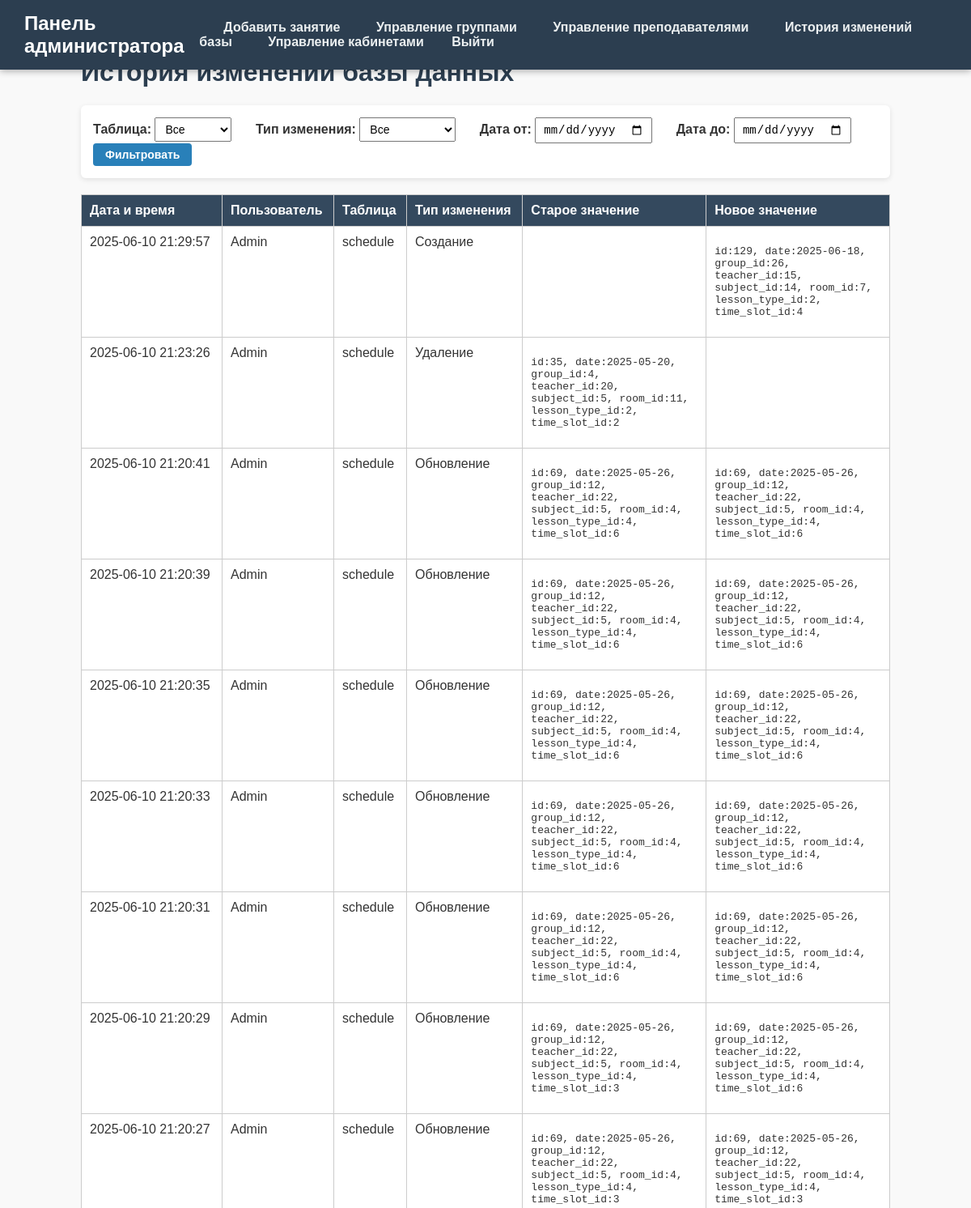
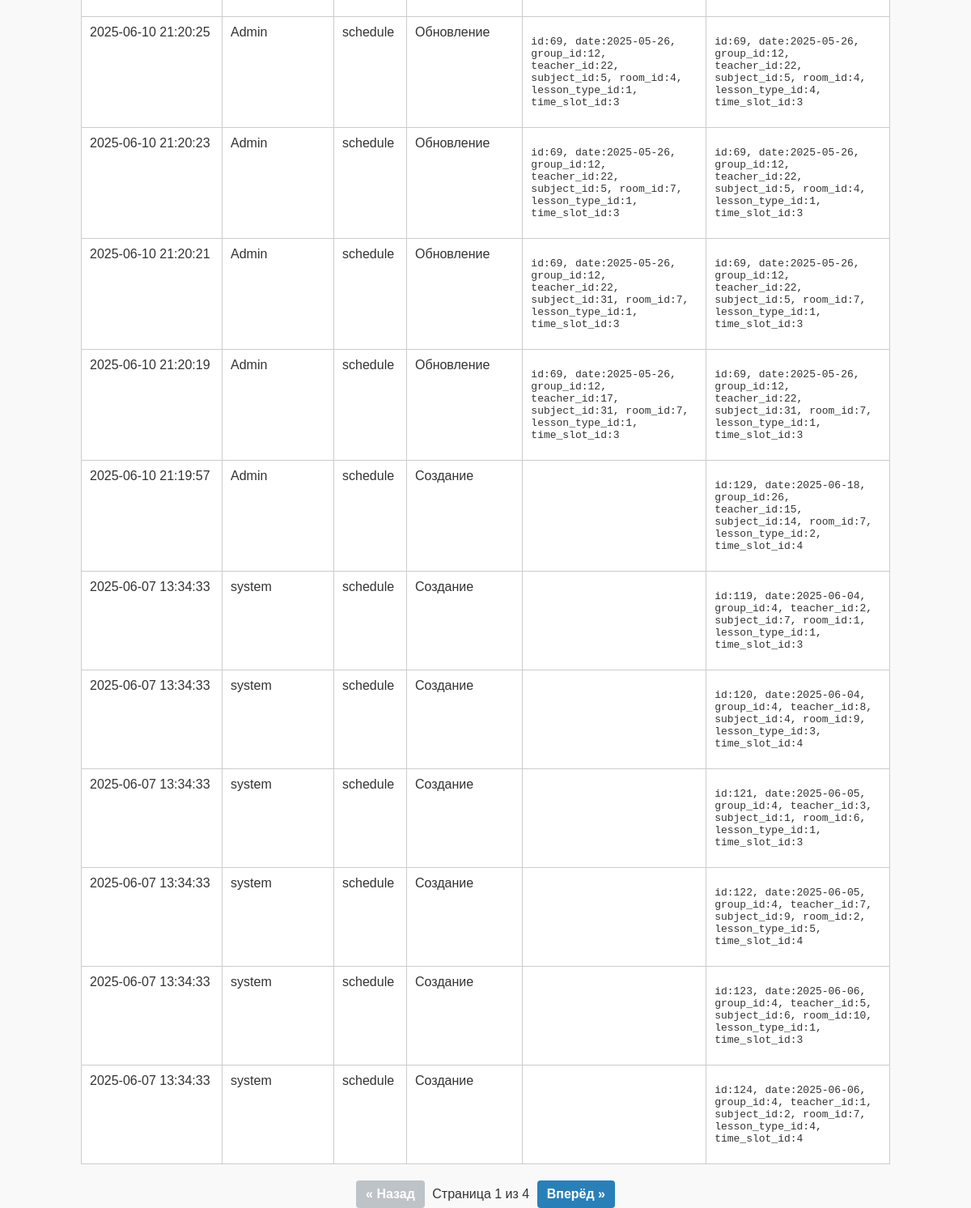
The page /db_history.php (signed in) on the database its author committed (2 pictures, top to bottom).
### tables this page shows
CREATE TABLE `history` (
  `id` int NOT NULL AUTO_INCREMENT,
  `user_id` int NOT NULL,
  `table_name` varchar(100) NOT NULL,
  `change_type` char(1) NOT NULL,
  `old_value` text,
  `new_value` text,
  `changed_at` datetime NOT NULL DEFAULT CURRENT_TIMESTAMP,
  PRIMARY KEY (`id`),
  KEY `user_id` (`user_id`),
  CONSTRAINT `history_ibfk_1` FOREIGN KEY (`user_id`) REFERENCES `users` (`id`)
);

CREATE TABLE `users` (
  `id` int NOT NULL AUTO_INCREMENT,
  `login` varchar(50) NOT NULL,
  `password_hash` varchar(255) NOT NULL,
  `email` varchar(100) DEFAULT NULL,
  `created_at` timestamp NULL DEFAULT CURRENT_TIMESTAMP,
  PRIMARY KEY (`id`),
  UNIQUE KEY `login` (`login`)
);

### db_history.php (the view, shortened to what this page needs)
<?php
$conn = getDbConnection();
$perPage = 20;
$page = isset($_GET['page']) ? max(1, intval($_GET['page'])) : 1;
$offset = ($page - 1) * $perPage;
$changeTypes = [
    'C' => 'Создание',
    'U' => 'Обновление',
    'D' => 'Удаление',
];
$params = [];
$paramTypes = '';
$whereSql = '';
$countSql = "SELECT COUNT(*) AS total FROM history h $whereSql";
$countStmt = $conn->prepare($countSql);
$countStmt->execute();
$countResult = $countStmt->get_result();
$totalRow = $countResult->fetch_assoc();
$totalRecords = $totalRow['total'];
$totalPages = ceil($totalRecords / $perPage);
$dataSql = "
    SELECT h.id, h.table_name, h.change_type, h.old_value, h.new_value, h.changed_at, u.login AS changed_by
    FROM history h
    LEFT JOIN users u ON h.user_id = u.id
    $whereSql
    ORDER BY h.changed_at DESC
    LIMIT ? OFFSET ?
";
$dataStmt = $conn->prepare($dataSql);
if ($params) {
    $fullParamTypes = $paramTypes . 'ii';
    $fullParams = array_merge($params, [$perPage, $offset]);
    $dataStmt->bind_param($fullParamTypes, ...$fullParams);
} else {
    $dataStmt->bind_param('ii', $perPage, $offset);
}
$dataStmt->execute();
$dataResult = $dataStmt->get_result();
?>
<!DOCTYPE html>
<html lang="ru">
<head>
</head>
<body>
    <header role="banner">
        <h1 class="admin-header">Панель администратора</h1>
        <nav role="navigation" aria-label="Главное меню администратора">
            <a href="add_lesson.php">Добавить занятие</a>
            <a href="groups_admin.php">Управление группами</a>
            <a href="teachers_admin.php">Управление преподавателями</a>
            <a href="db_history.php">История изменений базы</a>
            <a href="admin_rooms_select.php">Управление кабинетами</a>
            <form id="logoutForm" action="logout.php" method="post" style="display:inline;">
                <button type="button" aria-label="Выйти из системы" title="Выйти из системы"
                    onclick="document.getElementById('logoutForm').submit();">
                    Выйти
                </button>
            </form>
        </nav>
    </header>
    <h1 class="page-title">История изменений базы данных</h1>
    <form method="GET" class="filter-form" aria-label="Фильтр истории изменений">
        <label>
            Таблица:
            <select name="table_name">
                <option value="">Все</option>
            </select>
        </label>
        <label>
            Тип изменения:
            <select name="change_type">
                <option value="">Все</option>
            </select>
        </label>
        <label>
            Дата от:
            <input type="date" name="date_from" value="<?= htmlspecialchars($_GET['date_from'] ?? '') ?>" />
        </label>
        <label>
            Дата до:
            <input type="date" name="date_to" value="<?= htmlspecialchars($_GET['date_to'] ?? '') ?>" />
        </label>
        <button type="submit">Фильтровать</button>
    </form>
    <table aria-label="Таблица истории изменений базы данных">
        <thead>
            <tr>
                <th>Дата и время</th>
                <th>Пользователь</th>
                <th>Таблица</th>
                <th>Тип изменения</th>
                <th>Старое значение</th>
                <th>Новое значение</th>
            </tr>
        </thead>
        <tbody>
            <?php if ($dataResult->num_rows === 0): ?>
                <tr>
                    <td colspan="6" style="text-align:center;">Нет записей, соответствующих фильтрам.</td>
                </tr>
            <?php else: ?>
                <?php while ($row = $dataResult->fetch_assoc()): ?>
                    <tr>
                        <td><?= htmlspecialchars($row['changed_at']) ?></td>
                        <td><?= htmlspecialchars($row['changed_by'] ?? 'Неизвестно') ?></td>
                        <td><?= htmlspecialchars($row['table_name']) ?></td>
                        <td><?= htmlspecialchars($changeTypes[$row['change_type']] ?? $row['change_type']) ?></td>
                        <td>
                            <pre
                                style="white-space: pre-wrap; max-width: 200px;"><?= htmlspecialchars($row['old_value'] ?? '') ?></pre>
                        </td>
                        <td>
                            <pre
                                style="white-space: pre-wrap; max-width: 200px;"><?= htmlspecialchars($row['new_value'] ?? '') ?></pre>
                        </td>
                    </tr>
                <?php endwhile; ?>
            <?php endif; ?>
        </tbody>
    </table>
    <div class="pagination" role="navigation" aria-label="Пагинация истории изменений">
        <?php if ($page > 1): ?>
            <a href="?<?= http_build_query(array_merge($_GET, ['page' => $page - 1])) ?>">&laquo; Назад</a>
        <?php else: ?>
            <a class="disabled" aria-disabled="true">&laquo; Назад</a>
        <?php endif; ?>
        <span>Страница <?= $page ?> из <?= $totalPages ?></span>
        <?php if ($page < $totalPages): ?>
            <a href="?<?= http_build_query(array_merge($_GET, ['page' => $page + 1])) ?>">Вперёд &raquo;</a>
        <?php else: ?>
            <a class="disabled" aria-disabled="true">Вперёд &raquo;</a>
        <?php endif; ?>
    </div>
</body>
</html>

### db_history.php (style rules this page uses)
html, body { margin: 0; padding: 0; height: 100%; }
body { padding-top: 60px; font-family: Arial, sans-serif; max-width: 1000px; margin: 30px auto; background: #f9f9f9; padding: 20px; color: #333; }
table { border-collapse: collapse; width: 100%; background: white; }
th, td { border: 1px solid #ccc; padding: 10px; text-align: left; vertical-align: top; }
th { background: #34495e; color: white; }
.pagination { margin-top: 20px; text-align: center; }
.pagination a { display: inline-block; margin: 0 5px; padding: 8px 12px; background-color: #2980b9; color: white; text-decoration: none; border-radius: 4px; font-weight: bold; }
.pagination a.disabled { background-color: #bdc3c7; pointer-events: none; cursor: default; }
.filter-form { margin-bottom: 20px; background: white; padding: 15px; border-radius: 6px; box-shadow: 0 2px 6px rgba(0, 0, 0, 0.1); }
label { margin-right: 15px; font-weight: 600; }
select, input[type=date] { padding: 5px 8px; font-size: 14px; margin-right: 10px; }
button { padding: 6px 15px; font-size: 14px; cursor: pointer; background-color: #2980b9; color: white; border: none; border-radius: 4px; font-weight: bold; }
header { background-color: #2c3e50; color: white; padding: 15px 30px; display: flex; justify-content: space-between; align-items: center; box-sizing: border-box; margin: 0; box-shadow: 0 2px 8px rgba(0, 0, 0, 0.3); position: fixed; top: 0; left: 0; right: 0; z-index: 1000; }
header h1 { margin: 0; font-size: 24px; }
nav a, nav form button { color: #ecf0f1; text-decoration: none; margin-left: 20px; font-weight: 600; font-size: 16px; background: none; border: none; cursor: pointer; padding: 5px 10px; border-radius: 4px; transition: background-color 0.3s ease, color 0.3s ease; }
nav form { display: inline; }
nav form button { padding: 0; }
.admin-header { color: white; }
.page-title { color: #2c3e50; }

### rows shown on the page
history: changed_at "2025-06-10 21:29:57", user.login "Admin", table_name "schedule", change_type "Создание", new_value "id:129, date:2025-06-18, group_id:26, teacher_id:15, subject_id:14, room_id:7, lesson_type_id:2, time_slot_id:4"
history: changed_at "2025-06-10 21:23:26", user.login "Admin", table_name "schedule", change_type "Удаление", old_value "id:35, date:2025-05-20, group_id:4, teacher_id:20, subject_id:5, room_id:11, lesson_type_id:2, time_slot_id:2"
history: changed_at "2025-06-10 21:20:41", user.login "Admin", table_name "schedule", change_type "Обновление", old_value "id:69, date:2025-05-26, group_id:12, teacher_id:22, subject_id:5, room_id:4, lesson_type_id:4, time_slot_id:6", new_value "id:69, date:2025-05-26, group_id:12, teacher_id:22, subject_id:5, room_id:4, lesson_type_id:4, time_slot_id:6"
history: changed_at "2025-06-10 21:20:39", user.login "Admin", table_name "schedule", change_type "Обновление", old_value "id:69, date:2025-05-26, group_id:12, teacher_id:22, subject_id:5, room_id:4, lesson_type_id:4, time_slot_id:6", new_value "id:69, date:2025-05-26, group_id:12, teacher_id:22, subject_id:5, room_id:4, lesson_type_id:4, time_slot_id:6"
history: changed_at "2025-06-10 21:20:35", user.login "Admin", table_name "schedule", change_type "Обновление", old_value "id:69, date:2025-05-26, group_id:12, teacher_id:22, subject_id:5, room_id:4, lesson_type_id:4, time_slot_id:6", new_value "id:69, date:2025-05-26, group_id:12, teacher_id:22, subject_id:5, room_id:4, lesson_type_id:4, time_slot_id:6"
history: changed_at "2025-06-10 21:20:33", user.login "Admin", table_name "schedule", change_type "Обновление", old_value "id:69, date:2025-05-26, group_id:12, teacher_id:22, subject_id:5, room_id:4, lesson_type_id:4, time_slot_id:6", new_value "id:69, date:2025-05-26, group_id:12, teacher_id:22, subject_id:5, room_id:4, lesson_type_id:4, time_slot_id:6"
history: changed_at "2025-06-10 21:20:31", user.login "Admin", table_name "schedule", change_type "Обновление", old_value "id:69, date:2025-05-26, group_id:12, teacher_id:22, subject_id:5, room_id:4, lesson_type_id:4, time_slot_id:6", new_value "id:69, date:2025-05-26, group_id:12, teacher_id:22, subject_id:5, room_id:4, lesson_type_id:4, time_slot_id:6"
history: changed_at "2025-06-10 21:20:29", user.login "Admin", table_name "schedule", change_type "Обновление", old_value "id:69, date:2025-05-26, group_id:12, teacher_id:22, subject_id:5, room_id:4, lesson_type_id:4, time_slot_id:3", new_value "id:69, date:2025-05-26, group_id:12, teacher_id:22, subject_id:5, room_id:4, lesson_type_id:4, time_slot_id:6"
history: changed_at "2025-06-10 21:20:27", user.login "Admin", table_name "schedule", change_type "Обновление", old_value "id:69, date:2025-05-26, group_id:12, teacher_id:22, subject_id:5, room_id:4, lesson_type_id:4, time_slot_id:3", new_value "id:69, date:2025-05-26, group_id:12, teacher_id:22, subject_id:5, room_id:4, lesson_type_id:4, time_slot_id:3"
history: changed_at "2025-06-10 21:20:25", user.login "Admin", table_name "schedule", change_type "Обновление", old_value "id:69, date:2025-05-26, group_id:12, teacher_id:22, subject_id:5, room_id:4, lesson_type_id:1, time_slot_id:3", new_value "id:69, date:2025-05-26, group_id:12, teacher_id:22, subject_id:5, room_id:4, lesson_type_id:4, time_slot_id:3"
history: changed_at "2025-06-10 21:20:23", user.login "Admin", table_name "schedule", change_type "Обновление", old_value "id:69, date:2025-05-26, group_id:12, teacher_id:22, subject_id:5, room_id:7, lesson_type_id:1, time_slot_id:3", new_value "id:69, date:2025-05-26, group_id:12, teacher_id:22, subject_id:5, room_id:4, lesson_type_id:1, time_slot_id:3"
history: changed_at "2025-06-10 21:20:21", user.login "Admin", table_name "schedule", change_type "Обновление", old_value "id:69, date:2025-05-26, group_id:12, teacher_id:22, subject_id:31, room_id:7, lesson_type_id:1, time_slot_id:3", new_value "id:69, date:2025-05-26, group_id:12, teacher_id:22, subject_id:5, room_id:7, lesson_type_id:1, time_slot_id:3"
history: changed_at "2025-06-10 21:20:19", user.login "Admin", table_name "schedule", change_type "Обновление", old_value "id:69, date:2025-05-26, group_id:12, teacher_id:17, subject_id:31, room_id:7, lesson_type_id:1, time_slot_id:3", new_value "id:69, date:2025-05-26, group_id:12, teacher_id:22, subject_id:31, room_id:7, lesson_type_id:1, time_slot_id:3"
history: changed_at "2025-06-10 21:19:57", user.login "Admin", table_name "schedule", change_type "Создание", new_value "id:129, date:2025-06-18, group_id:26, teacher_id:15, subject_id:14, room_id:7, lesson_type_id:2, time_slot_id:4"
history: changed_at "2025-06-07 13:34:33", user.login "system", table_name "schedule", change_type "Создание", new_value "id:119, date:2025-06-04, group_id:4, teacher_id:2, subject_id:7, room_id:1, lesson_type_id:1, time_slot_id:3"
history: changed_at "2025-06-07 13:34:33", user.login "system", table_name "schedule", change_type "Создание", new_value "id:120, date:2025-06-04, group_id:4, teacher_id:8, subject_id:4, room_id:9, lesson_type_id:3, time_slot_id:4"
history: changed_at "2025-06-07 13:34:33", user.login "system", table_name "schedule", change_type "Создание", new_value "id:121, date:2025-06-05, group_id:4, teacher_id:3, subject_id:1, room_id:6, lesson_type_id:1, time_slot_id:3"
history: changed_at "2025-06-07 13:34:33", user.login "system", table_name "schedule", change_type "Создание", new_value "id:122, date:2025-06-05, group_id:4, teacher_id:7, subject_id:9, room_id:2, lesson_type_id:5, time_slot_id:4"
history: changed_at "2025-06-07 13:34:33", user.login "system", table_name "schedule", change_type "Создание", new_value "id:123, date:2025-06-06, group_id:4, teacher_id:5, subject_id:6, room_id:10, lesson_type_id:1, time_slot_id:3"
history: changed_at "2025-06-07 13:34:33", user.login "system", table_name "schedule", change_type "Создание", new_value "id:124, date:2025-06-06, group_id:4, teacher_id:1, subject_id:2, room_id:7, lesson_type_id:4, time_slot_id:4"

### other values the page prints
$page "1"
$totalPages "4"
